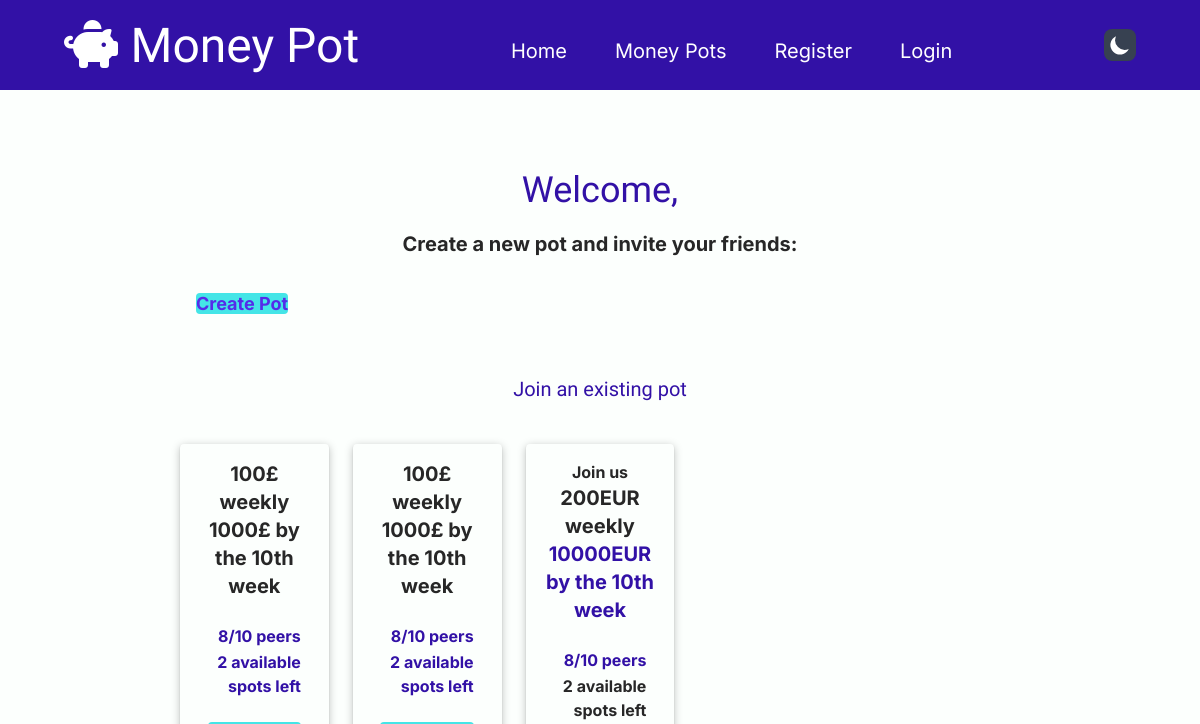
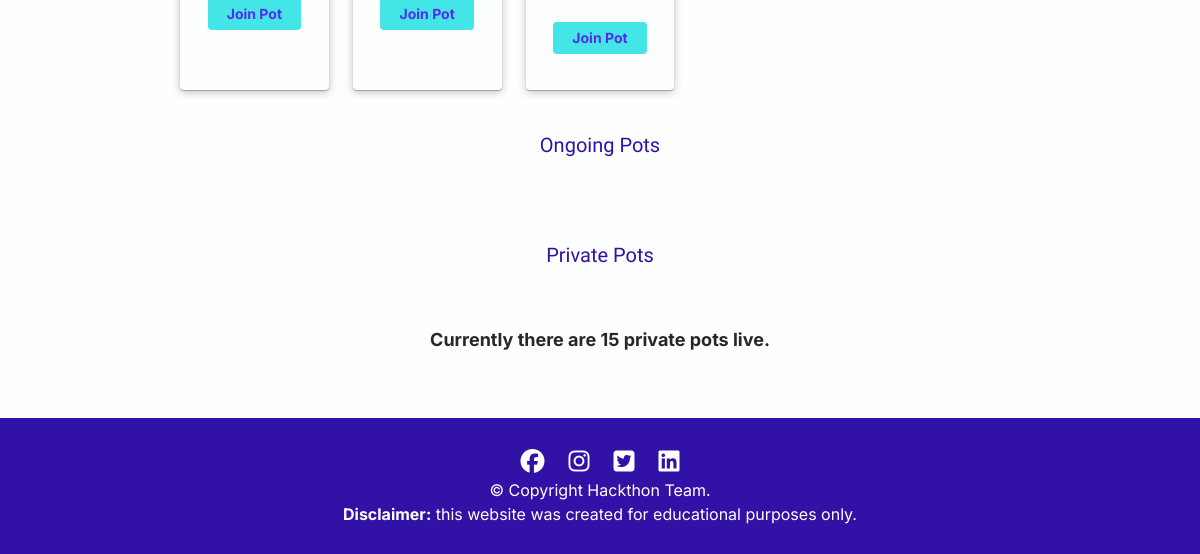
Page /dashboard/ on the earlier database version (2 pictures, top to bottom).
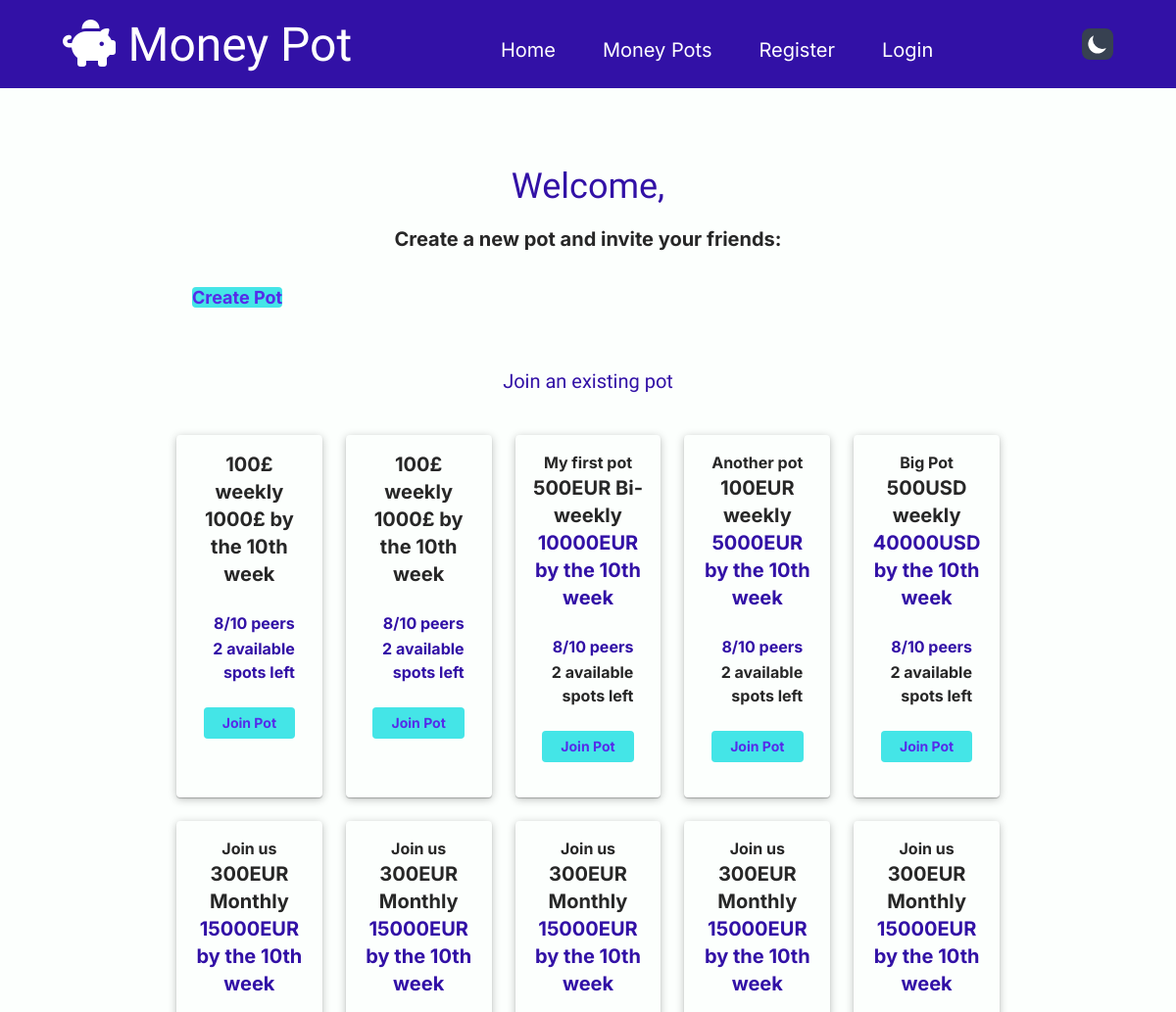
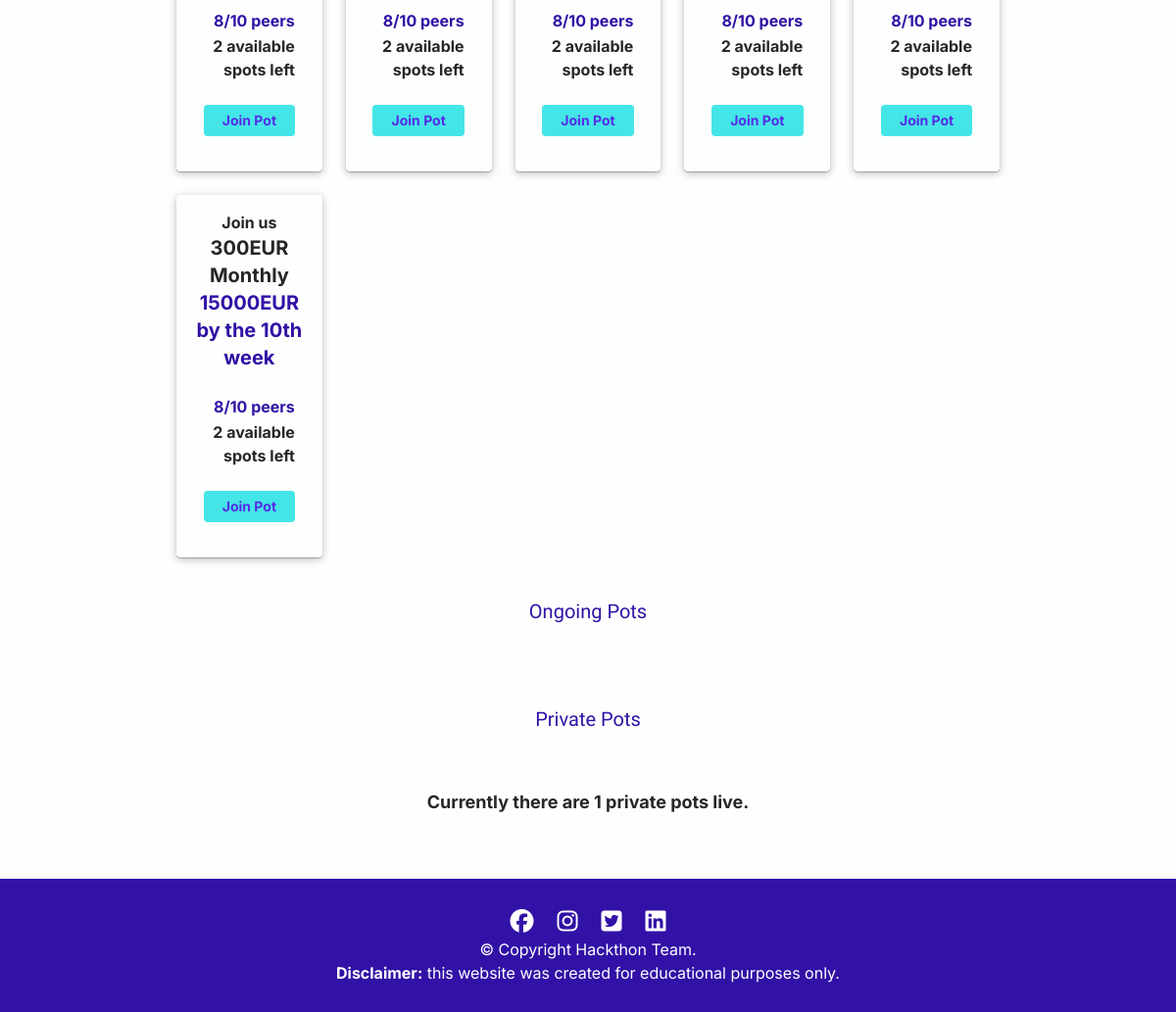
Same page on the later database version (2 pictures, top to bottom).
### app.py (models this page shows, shortened)
class Pots(db.Model):
    id = db.Column(db.Integer, primary_key=True)
    title = db.Column(db.String(50), nullable=False)
    goal = db.Column(db.Integer, nullable=False)
    currency = db.Column(db.String(50), nullable=False)
    cycle = db.Column(db.String(50), nullable=False)
    amount = db.Column(db.Integer, nullable=False)
    isPrivate = db.Column(db.Boolean, nullable=False)
    creator_id = db.Column(db.Integer, db.ForeignKey('users.id'))
    created_at = db.Column(db.DateTime, default=datetime.utcnow)

### app.py (the view)
@app.route('/dashboard/')
def dashboard():
    logged_user = ""
    if "user" in ssn:
        logged_user = ssn["user"]
    pots = Pots.query
    public_pots = pots.filter_by(isPrivate=False)
    private_pots = pots.filter_by(isPrivate=True)
    return render_template('dashboard.html', user=logged_user, pots=public_pots, private_pots=private_pots)

### templates/dashboard.html
{% extends 'base.html' %}
{% block content %}
    {% if user != None %}
    <h1>Welcome, {{ user }}</h1>
    {% else %}
    <h1>Welcome!</h1>
    {% endif %}
    <header class="mb-[3rem]">
      <p class="mb-8 pt-5 text-xl text-center font-bold">Create a new pot and invite your friends:</p>
      <a href="{{ url_for('create_pot') }}" class="bg-fluorescent-blue dark:bg-rajah rounded px-5 py-4 text-han-purple dark:text-raisen-black text-lg font-bold ml-4 transition-opacity hover:opacity-90">Create Pot</a>
    </header>
    <h3 class="py-2 text-center border-y-[1px] border-baby-powder">Join an existing pot</h3>
    <div id="pots-container" class="grid grid-cols-5 gap-6 py-[2rem]">
      <article class="rounded dark:bg-rhythm shadow-pot-card p-4">
        <div class="flex flex-col justify-center">
          <p class="text-center text-xl font-bold my-2">100&#163; weekly</p>
          <p class="text-center text-xl font-bold mb-6">1000&#163; by the 10th week</p>
          <p class="text-end mb-0.5 font-bold mr-3">8/10 peers</p>
          <p class="text-end mb-6 font-bold mr-3">2 available spots left</p>
          <a href="{{ url_for('create_pot') }}" class="mx-auto mb-5 py-1.5 bg-fluorescent-blue dark:bg-rajah rounded w-[80%] text-han-purple dark:text-raisen-black text-sm font-bold transition-opacity hover:opacity-90 text-center">Join Pot</a>
        </div>
      </article>
      <article class="rounded dark:bg-rhythm shadow-pot-card p-4">
        <div class="flex flex-col justify-center">
          <p class="text-center text-xl font-bold my-2">100&#163; weekly</p>
          <p class="text-center text-xl font-bold mb-6">1000&#163; by the 10th week</p>
          <p class="text-end mb-0.5 font-bold mr-3">8/10 peers</p>
          <p class="text-end mb-6 font-bold mr-3">2 available spots left</p>
          <a href="{{ url_for('create_pot') }}" class="mx-auto mb-5 py-1.5 bg-fluorescent-blue dark:bg-rajah rounded w-[80%] text-han-purple dark:text-raisen-black text-sm font-bold transition-opacity hover:opacity-90 text-center">Join Pot</a>
        </div>
      </article>
      {% for pot in pots %}
      <article class="rounded dark:bg-rhythm shadow-pot-card p-4">
        <div class="flex flex-col justify-center">
          <h5 class="text-[2rem] font-bold text-center mb-4 underline">{{ pot.title }}</h5>
          <p class="text-center text-xl font-bold my-2">{{ pot.amount }}{{ pot.currency }} {{ pot.cycle }}</p>
          <p class="text-center text-xl font-bold mb-6">{{ pot.goal }}{{ pot.currency }} by the 10th week</p>
          <p class="text-end mb-0.5 font-bold mr-3">8/10 peers</p>
          <p class="text-end mb-6 font-bold mr-3">2 available spots left</p>
          <a href="{{ url_for('create_pot') }}" class="mx-auto mb-5 py-1.5 bg-fluorescent-blue dark:bg-rajah rounded w-[80%] text-han-purple dark:text-raisen-black text-sm font-bold transition-opacity hover:opacity-90 text-center">Join Pot</a>
        </div>
      </article>
      {% endfor %}
    </div>
    <h3 class="py-2 text-center border-y-[1px] border-baby-powder">Ongoing Pots</h3>
    <div id="pots-container" class="grid grid-cols-5 gap-6 py-[2rem]">
    </div>
    <h3 class="py-2 mb-[3rem] text-center border-y-[1px] border-baby-powder">Private Pots</h3>
    <p class="text-center mb-[4rem] font-bold text-lg dark:text-rajah">Currently there are {{ private_pots.count() }} private pots live.</p>
{% endblock %}

Differences in the rows shown:
removed Pots: title "Join us", amount "200", currency "EUR", cycle "weekly", goal "10000"
now on this page (row edited): Pots: title "My first pot", amount "500", currency "EUR", cycle "Bi-weekly", goal "10000"
now on this page (row edited): Pots: title "Another pot", amount "100", currency "EUR", cycle "weekly", goal "5000"
now on this page (row edited): Pots: title "Big Pot", amount "500", currency "USD", cycle "weekly", goal "40000"
now on this page (row edited): Pots: title "Join us", amount "300", currency "EUR", cycle "Monthly", goal "15000"
now on this page (row edited): Pots: title "Join us", amount "300", currency "EUR", cycle "Monthly", goal "15000"
now on this page (row edited): Pots: title "Join us", amount "300", currency "EUR", cycle "Monthly", goal "15000"
now on this page (row edited): Pots: title "Join us", amount "300", currency "EUR", cycle "Monthly", goal "15000"
now on this page (row edited): Pots: title "Join us", amount "300", currency "EUR", cycle "Monthly", goal "15000"
now on this page (row edited): Pots: title "Join us", amount "300", currency "EUR", cycle "Monthly", goal "15000"
Other differences:
{{ private_pots.count() }}: "15" → "1"
